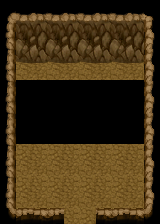

Rendered tile map (Tiled .tmx) drawn with the repository's tilesets; below, a short description and the full map source, tile grids included:
An orthogonal 10x14 tile map with 16x16 px tiles, 3 tile layers (Ground_bg, Ground, Hole) and 9 objects (trap_enter_saker_cave, exit_saker_cave_lake, spawn_enter_cave, map_info).

<map version="1.0" orientation="orthogonal" width="10" height="14" tilewidth="16" tileheight="16">
 <tileset firstgid="1" name="Master" tilewidth="16" tileheight="16">
  <image source="master.png" width="2000" height="1500" />
 </tileset>
 <layer name="Ground_bg" width="10" height="14">
  <data encoding="csv">
0,0,0,0,0,0,0,0,0,0,
0,0,0,0,0,0,0,0,0,0,
1533,1534,1533,1534,1533,1534,1533,1534,1533,1534,
1658,1659,1658,1659,1658,1659,1658,1659,1658,1659,
1533,1534,1533,1534,1533,1534,1533,1534,1533,1534,
1658,1659,1658,1659,1658,1659,1658,1659,1658,1659,
1533,1534,1533,1534,1533,1534,1533,1534,1533,1534,
1658,1659,1658,1659,1658,1659,1658,1659,1658,1659,
1533,1534,1533,1534,1533,1534,1533,1534,1533,1534,
1658,1659,1658,1659,1658,1659,1658,1659,1658,1659,
0,1534,1533,1534,1533,1534,1533,1534,1533,0,
0,1659,1658,1659,1658,1659,1658,1659,1658,0,
0,1534,1533,1534,1533,1534,1533,1534,1533,0,
0,1659,1658,1659,1658,1659,1658,1659,1658,0
</data>
 </layer>
 <layer name="Ground" width="10" height="14">
  <data encoding="csv">
3324,3327,3328,3327,3328,3327,3328,3327,3328,3321,
3449,3452,3453,3452,3453,3452,3453,3452,3453,3446,
3080,3317,3318,3317,3318,3317,3318,3317,3318,3075,
3205,3442,3443,3442,3443,3442,3443,3442,3443,3200,
3080,0,0,0,0,0,0,0,0,3075,
3205,0,0,0,0,0,0,0,0,3200,
3080,0,0,0,0,0,0,0,0,3075,
3205,0,0,0,0,0,0,0,0,3200,
3080,0,0,0,0,0,0,0,0,3075,
3205,0,0,0,0,0,0,0,0,3200,
3080,0,0,0,0,0,0,0,0,3075,
3205,0,0,0,0,0,0,0,0,3200,
3080,0,0,0,0,0,0,0,0,3075,
3074,2827,2828,2827,0,0,2828,2827,2828,3071
</data>
 </layer>
 <layer name="Hole" width="10" height="14">
  <data encoding="csv">
0,0,0,0,0,0,0,0,0,0,
0,0,0,0,0,0,0,0,0,0,
0,0,0,0,0,0,0,0,0,0,
0,0,0,0,0,0,0,0,0,0,
0,0,0,0,0,0,0,0,0,0,
0,3197,3197,3197,3197,3197,3197,3197,3197,0,
0,3197,3197,3197,3197,3197,3197,3197,3197,0,
0,3197,3197,3197,3197,3197,3197,3197,3197,0,
0,3197,3197,3197,3197,3197,3197,3197,3197,0,
0,0,0,0,0,0,0,0,0,0,
0,0,0,0,0,0,0,0,0,0,
0,0,0,0,0,0,0,0,0,0,
0,0,0,0,0,0,0,0,0,0,
0,0,0,0,0,0,0,0,0,0
</data>
 </layer>
 <objectgroup name="collisions" width="10" height="14">
  <object x="0" y="0" width="160" height="64" />
  <object x="0" y="64" width="16" height="160" />
  <object x="16" y="208" width="48" height="16" />
  <object x="96" y="208" width="48" height="16" />
  <object x="144" y="64" width="16" height="160" />
 </objectgroup>
 <objectgroup name="entities" width="10" height="14">
  <object name="trap_enter_saker_cave" x="16" y="64" width="128" height="80">
   <properties>
    <property name="map" value="map/saker_cave.tmx" />
    <property name="resource" value="bitmap/map/trap_cover_saker_cave_entrance.png" />
    <property name="script" value="script/entity/trap.js" />
   </properties>
  </object>
  <object name="exit_saker_cave_lake" x="64" y="208" width="32" height="16">
   <properties>
    <property name="map" value="map/saker_lake.tmx" />
    <property name="script" value="script/entity/generic_door.js" />
   </properties>
  </object>
  <object name="spawn_enter_cave" x="64" y="176" width="16" height="16">
   <properties>
    <property name="condition" value="door_exit_saker_lake_cave" />
    <property name="noclip" value="true" />
    <property name="script" value="script/entity/spawn_conditional.js" />
    <property name="type" value="0" />
   </properties>
  </object>
  <object name="map_info" x="144" y="16">
   <properties>
    <property name="darkness" value="0.6" />
    <property name="script" value="script/world/map.js" />
   </properties>
  </object>
 </objectgroup>
</map>